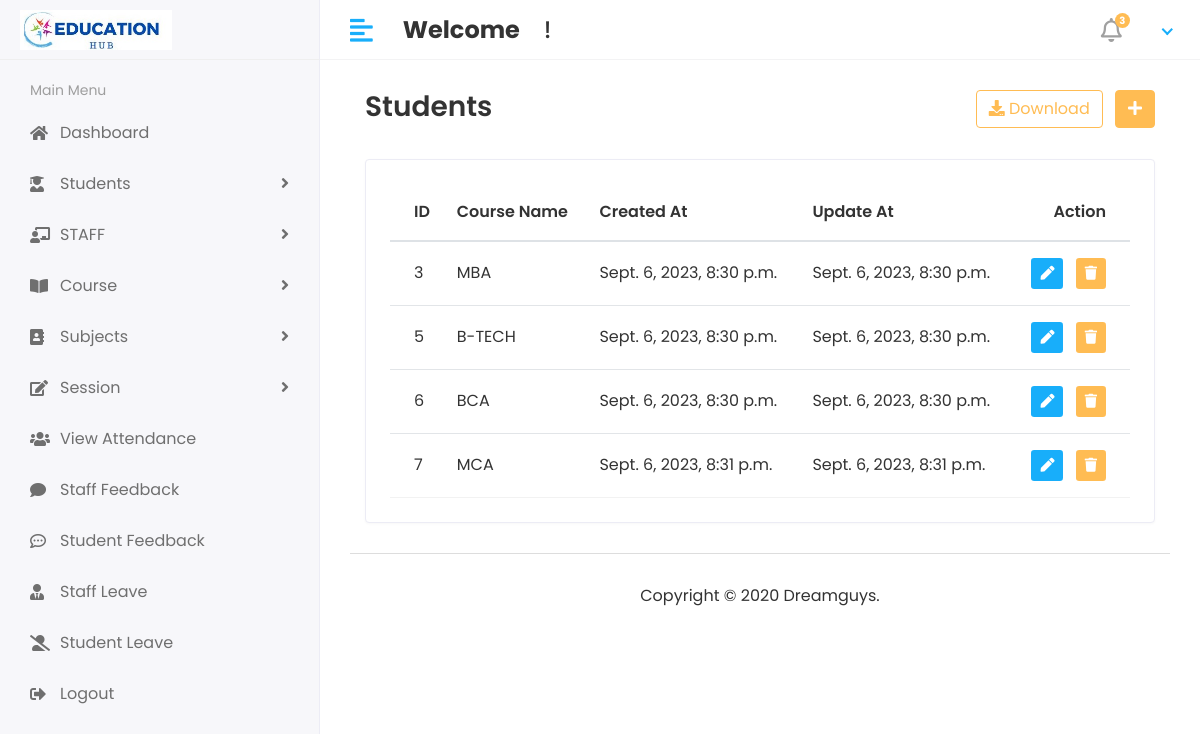
Before: /view_course with the older database file.
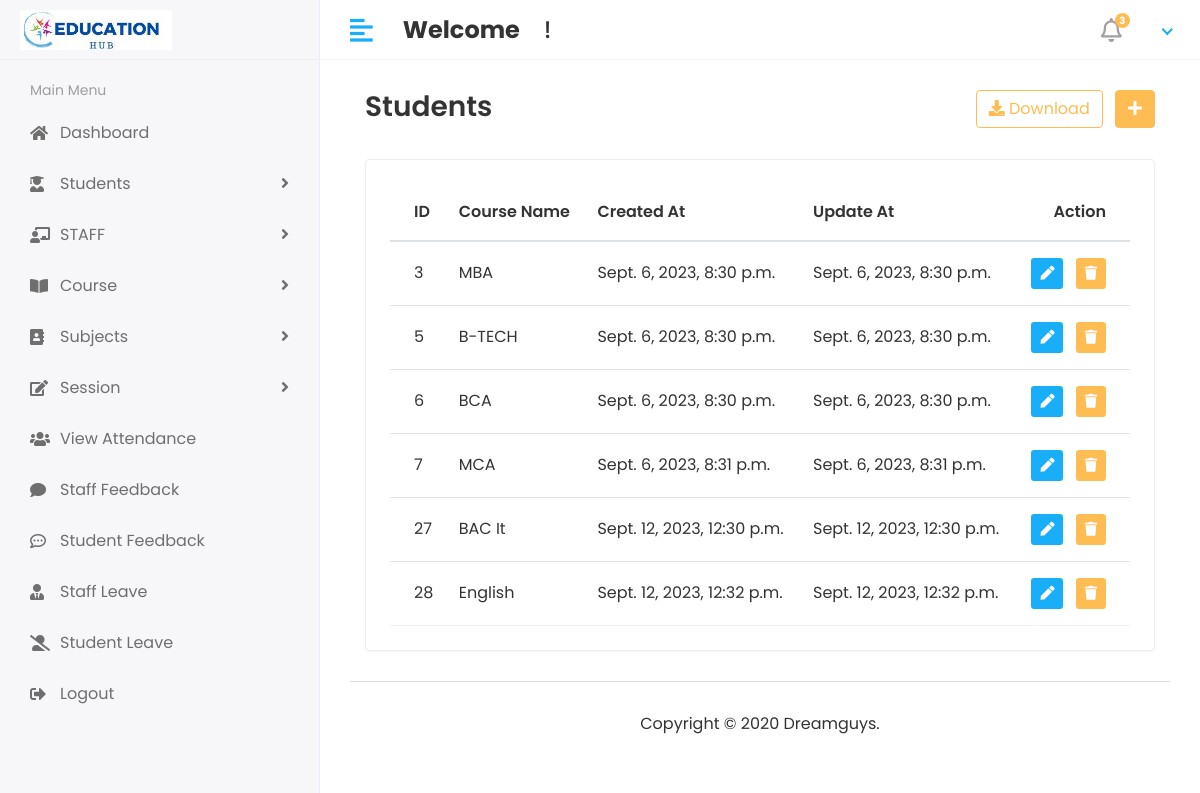
After: the same page with the newer database file.
### studentapp/models.py (models this page shows, shortened)
class Course(models.Model):
    course_name=models.CharField(max_length=100)
    created_at=models.DateTimeField(auto_now_add=True)
    update_at=models.DateTimeField(auto_now_add=True)

### studentmagmentsystem/Hod_views.py (the view)
# urls.py: path('view_course',Hod_views.view_course,name='view_course'),
def view_course(request):
    course=Course.objects.all()
    context={
        'course':course
    }
    return render (request,'hod/view_course.html',context)

### templates/hod/view_course.html (shortened to what this page needs)
{% extends 'base.html'%}
{%block content%}
{%load static%}
<div class="content container-fluid">
   <div class="page-header">
      <div class="row align-items-center">
         <div class="col">
            <h3 class="page-title">Students</h3>
         </div>
         <div class="col-auto text-right float-right ml-auto">
            <a href="#" class="btn btn-outline-primary mr-2"><i class="fas fa-download"></i> Download</a>
            <a href="add-student.html" class="btn btn-primary"><i class="fas fa-plus"></i></a>
         </div>
      </div>
   </div>
   <div class="row">
      <div class="col-sm-12">
         <div class="card card-table">
            <div class="card-body">
               <div class="table-responsive">
                  <table class="table table-hover table-center mb-0 datatable">
                     <thead>
                        <tr>
                           <th>ID</th>
                           <th>Course Name</th>
                           <th>Created At</th>
                           <th>Update At</th>
                           <th class="text-right">Action</th>
                        </tr>
                     </thead>
                     <tbody>
                        {%for c in course %}
                        <tr>
                           <td>{{c.id}}</td>
                           <td>{{c.course_name}}</td>
                           <td>{{c.created_at}}</td>
                           <td>{{c.update_at}}</td>
                           <td class="text-right">
                              <div class="actions">
                                 <a href="/edit_course/{{c.pk}}" class="btn btn-sm bg-success-light mr-2">
                                    <i class="fas fa-pen"></i>
                                 </a>
                                 <a href="" class="btn btn-sm bg-danger-light">
                                    <i class="fas fa-trash"></i>
                                 </a>
                              </div>
                           </td>
                        </tr>
                        {%endfor%}
                     </tbody>
                  </table>
               </div>
            </div>
         </div>
      </div>
   </div>
</div>
{%endblock%}

### templates/base.html (shortened to what this page needs)
{%load static%}
<!DOCTYPE html>
<html lang="en">
<head>
   <link rel="stylesheet" href="{% static 'plugins/bootstrap/css/bootstrap.min.css' %}">
   <link rel="stylesheet" href="{% static 'plugins/fontawesome/css/fontawesome.min.css' %}">
   <link rel="stylesheet" href="{% static 'plugins/fontawesome/css/all.min.css' %}">
   <link rel="stylesheet" href="{% static 'css/style.css' %}">
</head>
<body>
   <div class="main-wrapper">
      {% include 'includes/header.html' %}
      {% include 'includes/sidebar.html' %}
      <div class="page-wrapper">
         <div class="content container-fluid">
            {%block content%}
            {%endblock%}
            {% include 'includes/footer.html' %}
         </div>
</body>
</html>

### templates/includes/header.html (shortened to what this page needs)
{%load static%}
<div class="header">
   <div class="header-left">
      <a href="index.html" class="logo">
         <img src="{% static '/img/school.jpg' %}" alt="Logo">
      </a>
   </div>
   <a href="javascript:void(0);" id="toggle_btn">
      <i class="fas fa-align-left"></i>
   </a>
   <div class="top-nav-search mt-3">
      <h4>
         <strong style="text-align:center;">Welcome&nbsp;</strong>&nbsp;<span>{{user.first_name}} {{user.last_name}}</span>&nbsp;!
      </h4>
   </div>
   <ul class="nav user-menu">
      <li class="nav-item dropdown noti-dropdown">
         <a href="#" class="dropdown-toggle nav-link" data-toggle="dropdown">
            <i class="far fa-bell"></i> <span class="badge badge-pill">3</span>
         </a>
      </li>
      <li class="nav-item dropdown has-arrow">
         <a href="#" class="dropdown-toggle nav-link" data-toggle="dropdown">
         </a>
      </li>
   </ul>
</div>

### templates/includes/sidebar.html (shortened to what this page needs)
{%load static%}
<div class="sidebar" id="sidebar">
   <div class="sidebar-inner slimscroll">
      <div id="sidebar-menu" class="sidebar-menu">
         <ul>
            <li class="menu-title">
               <span>Main Menu</span>
            </li>
            <li>
               <a href="/hod"><i class="fa fa-home"></i> <span>Dashboard</span></a>
            </li>
            <li class="submenu">
               <a href="#"><i class="fas fa-user-graduate"></i> <span> Students</span> <span
                     class="menu-arrow"></span></a>
            </li>
            <li class="submenu">
               <a href="#"><i class="fas fa-chalkboard-teacher"></i> <span>STAFF</span> <span
                     class="menu-arrow"></span></a>
            </li>
            <li class="submenu">
               <a href="#"><i class="	fas fa-book-open"></i> <span>Course</span> <span class="menu-arrow"></span></a>
            </li>
            <li class="submenu">
               <a href="#"><i class="fa fa-address-book"></i> <span> Subjects</span> <span
                     class="menu-arrow"></span></a>
            <li class="submenu">
               <a href="#"><i class="	fas fa-edit"></i> <span> Session</span> <span class="menu-arrow"></span></a>
            </li>
            <li>
               <a href="#"><i class="fa fa-users"></i> <span>View Attendance</span></a>
            </li>
            <li>
               <a href="#"><i class="fas fa-comment"></i> <span>Staff Feedback</span></a>
            </li>
            <li>
               <a href="#"><i class="far fa-comment-dots"></i> <span>Student Feedback</span></a>
            </li>
            <li>
               <a href="#"><i class="	fas fa-user-tie"></i> <span>Staff Leave</span></a>
            </li>
            <li>
               <a href="#"><i class="fas fa-user-alt-slash"></i> <span>Student Leave</span></a>
            </li>
            <li>
               <a href="#"><i class="fas fa-sign-out-alt"></i> <span>Logout</span></a>
            </li>
         </ul>
      </div>
   </div>
</div>

### templates/includes/footer.html
{%load static%}
    <footer>
      <p style="text-align:center;">Copyright © 2020 Dreamguys.</p>
    </footer>
 </div>
</div>

Changed rows visible on the page:
added Course: id "27", course_name "BAC It", created_at "Sept. 12, 2023, 12:30 p.m.", update_at "Sept. 12, 2023, 12:30 p.m."
added Course: id "28", course_name "English", created_at "Sept. 12, 2023, 12:32 p.m.", update_at "Sept. 12, 2023, 12:32 p.m."
